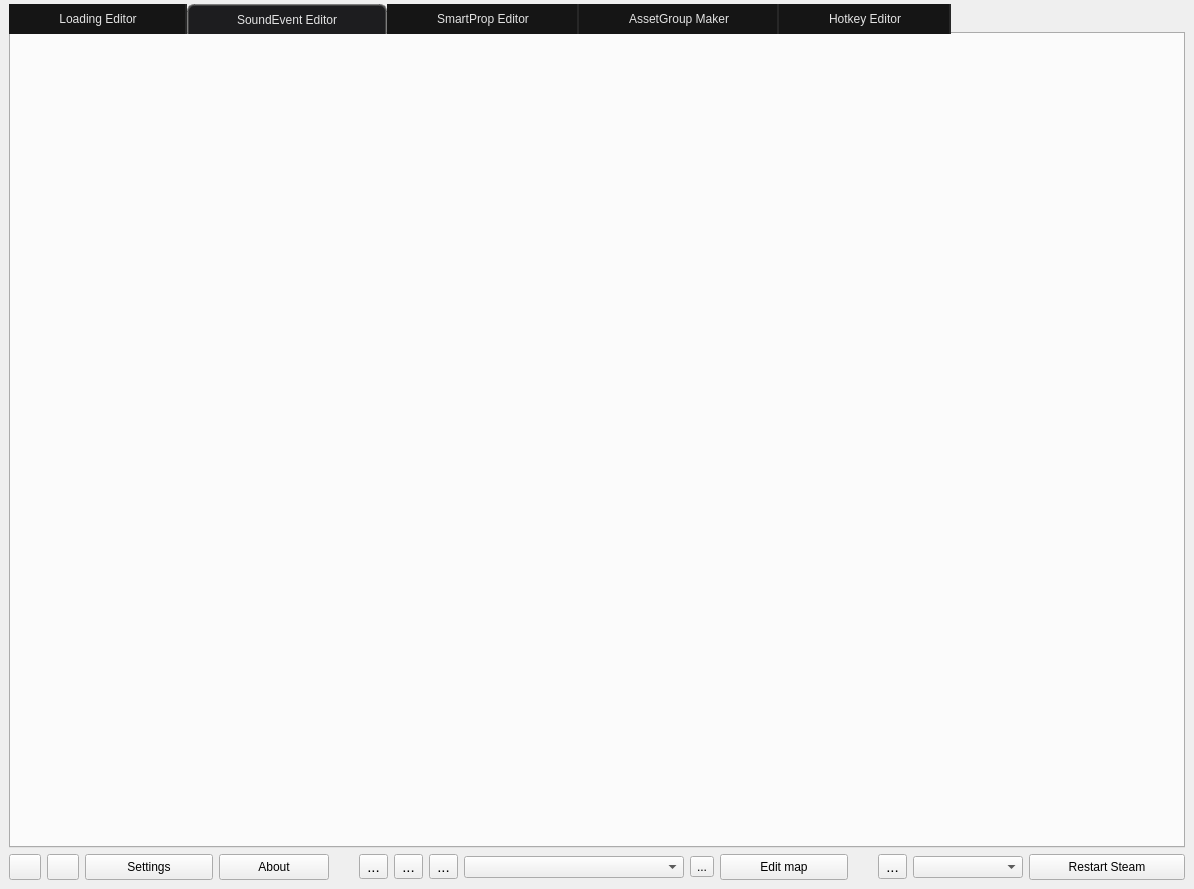
<?xml version="1.0" encoding="UTF-8"?>
<ui version="4.0">
 <class>MainWindow</class>
 <widget class="QMainWindow" name="MainWindow">
  <property name="geometry">
   <rect>
    <x>0</x>
    <y>0</y>
    <width>1194</width>
    <height>889</height>
   </rect>
  </property>
  <property name="windowTitle">
   <string>Hammer 5 Tools</string>
  </property>
  <property name="windowIcon">
   <iconset resource="resources.qrc">
    <normaloff>:/icons/appicon.ico</normaloff>:/icons/appicon.ico</iconset>
  </property>
  <property name="styleSheet">
   <string notr="true"/>
  </property>
  <property name="documentMode">
   <bool>false</bool>
  </property>
  <property name="dockOptions">
   <set>QMainWindow::DockOption::AllowTabbedDocks|QMainWindow::DockOption::AnimatedDocks</set>
  </property>
  <widget class="QWidget" name="centralwidget">
   <layout class="QVBoxLayout" name="verticalLayout">
    <property name="leftMargin">
     <number>9</number>
    </property>
    <property name="topMargin">
     <number>4</number>
    </property>
    <property name="rightMargin">
     <number>9</number>
    </property>
    <property name="bottomMargin">
     <number>9</number>
    </property>
    <item>
     <widget class="QTabWidget" name="MainWindowTools_tabs">
      <property name="enabled">
       <bool>true</bool>
      </property>
      <property name="minimumSize">
       <size>
        <width>0</width>
        <height>0</height>
       </size>
      </property>
      <property name="styleSheet">
       <string notr="true">background-color: #1d1d1f;
QTabWidget::pane {
    background-color: solid red;
    border-radius: 0px;
    border: 2px solid gray;
    border-color: #363639;
    background-color: #1d1d1f;
}
/* ========================================================== */
QTabBar::tab {
    background-color: #323232;
    color: #9A9F91;
    border-radius: 0px;
    border-top-right-radius: 0px;
    border-top-left-radius: 0px;
    padding: 4px;
    padding-left:48px;
    padding-right: 48px;

    border-top: 2px solid gray;
    border-bottom: 0px solid black;

    font: 700 10pt &quot;Segoe UI&quot;;
    border-left: 2px solid darkgray;
    border-top: 0px solid darkgray;
    border-color: #151515;
    border-right: 2px solid rgba(80, 80, 80, 80);



    color: #E3E3E3;
    background-color: #151515;

}
QTabBar::tab:selected {
    border-radius: 0px;
    border-top-right-radius: 7px;
    border-top-left-radius: 7px;

    border-top: 2px solid gray;
    border-left: 2px solid gray;
    border-right: 2px solid gray;
    border-bottom: 0px solid black;

    font: 700 10pt &quot;Segoe UI&quot;;
    border-color: rgba(80, 80, 80, 180);
    height:20px;
    color: #E3E3E3;
    background-color: #1d1d1f;
}</string>
      </property>
      <property name="currentIndex">
       <number>1</number>
      </property>
      <property name="tabsClosable">
       <bool>false</bool>
      </property>
      <widget class="QWidget" name="Loading_Editor_Tab">
       <attribute name="icon">
        <iconset resource="resources.qrc">
         <normaloff>:/icons/imagesmode_16dp_9D9D9D_FILL0_wght400_GRAD0_opsz20.svg</normaloff>:/icons/imagesmode_16dp_9D9D9D_FILL0_wght400_GRAD0_opsz20.svg</iconset>
       </attribute>
       <attribute name="title">
        <string>Loading Editor</string>
       </attribute>
       <layout class="QGridLayout" name="gridLayout_3"/>
      </widget>
      <widget class="QWidget" name="soundeditor_tab">
       <property name="enabled">
        <bool>true</bool>
       </property>
       <attribute name="icon">
        <iconset resource="resources.qrc">
         <normaloff>:/icons/volume_up.png</normaloff>:/icons/volume_up.png</iconset>
       </attribute>
       <attribute name="title">
        <string>SoundEvent Editor</string>
       </attribute>
       <layout class="QVBoxLayout" name="verticalLayout_5"/>
      </widget>
      <widget class="QWidget" name="smartpropeditor_tab">
       <attribute name="icon">
        <iconset resource="resources.qrc">
         <normaloff>:/icons/functions_24dp_9D9D9D_FILL0_wght400_GRAD0_opsz24.png</normaloff>:/icons/functions_24dp_9D9D9D_FILL0_wght400_GRAD0_opsz24.png</iconset>
       </attribute>
       <attribute name="title">
        <string>SmartProp Editor</string>
       </attribute>
       <layout class="QVBoxLayout" name="verticalLayout_4"/>
      </widget>
      <widget class="QWidget" name="BatchCreator_tab">
       <attribute name="icon">
        <iconset resource="resources.qrc">
         <normaloff>:/icons/dashboard_24dp_9D9D9D_FILL0_wght400_GRAD0_opsz24.png</normaloff>:/icons/dashboard_24dp_9D9D9D_FILL0_wght400_GRAD0_opsz24.png</iconset>
       </attribute>
       <attribute name="title">
        <string>AssetGroup Maker</string>
       </attribute>
       <layout class="QVBoxLayout" name="verticalLayout_2"/>
      </widget>
      <widget class="QWidget" name="hotkeyeditor_tab">
       <property name="enabled">
        <bool>true</bool>
       </property>
       <attribute name="icon">
        <iconset resource="resources.qrc">
         <normaloff>:/icons/keyboard.png</normaloff>:/icons/keyboard.png</iconset>
       </attribute>
       <attribute name="title">
        <string>Hotkey Editor</string>
       </attribute>
       <layout class="QVBoxLayout" name="verticalLayout_3"/>
      </widget>
     </widget>
    </item>
    <item>
     <layout class="QHBoxLayout" name="horizontalLayout_2">
      <item>
       <widget class="QPushButton" name="my_twitter_button">
        <property name="minimumSize">
         <size>
          <width>32</width>
          <height>0</height>
         </size>
        </property>
        <property name="maximumSize">
         <size>
          <width>32</width>
          <height>16777210</height>
         </size>
        </property>
        <property name="toolTip">
         <string>&lt;html&gt;&lt;head/&gt;&lt;body&gt;&lt;p&gt;Twitter&lt;/p&gt;&lt;/body&gt;&lt;/html&gt;</string>
        </property>
        <property name="styleSheet">
         <string notr="true">padding: 5px;</string>
        </property>
        <property name="text">
         <string/>
        </property>
        <property name="icon">
         <iconset resource="resources.qrc">
          <normaloff>:/social/icons/social/twitter.png</normaloff>:/social/icons/social/twitter.png</iconset>
        </property>
        <property name="iconSize">
         <size>
          <width>20</width>
          <height>20</height>
         </size>
        </property>
       </widget>
      </item>
      <item>
       <widget class="QPushButton" name="discord">
        <property name="minimumSize">
         <size>
          <width>32</width>
          <height>0</height>
         </size>
        </property>
        <property name="maximumSize">
         <size>
          <width>32</width>
          <height>16777210</height>
         </size>
        </property>
        <property name="toolTip">
         <string>&lt;html&gt;&lt;head/&gt;&lt;body&gt;&lt;p&gt;Discord server&lt;/p&gt;&lt;/body&gt;&lt;/html&gt;</string>
        </property>
        <property name="styleSheet">
         <string notr="true">padding: 5px;</string>
        </property>
        <property name="text">
         <string/>
        </property>
        <property name="icon">
         <iconset resource="resources.qrc">
          <normaloff>:/social/icons/social/discord.png</normaloff>:/social/icons/social/discord.png</iconset>
        </property>
        <property name="iconSize">
         <size>
          <width>20</width>
          <height>20</height>
         </size>
        </property>
       </widget>
      </item>
      <item>
       <widget class="QPushButton" name="preferences_button">
        <property name="minimumSize">
         <size>
          <width>128</width>
          <height>0</height>
         </size>
        </property>
        <property name="toolTip">
         <string/>
        </property>
        <property name="styleSheet">
         <string notr="true">padding: 5px;
font: 580 10pt &quot;Segoe UI&quot;;</string>
        </property>
        <property name="text">
         <string>Settings</string>
        </property>
        <property name="icon">
         <iconset resource="resources.qrc">
          <normaloff>:/icons/settings_16dp_9D9D9D_FILL0_wght400_GRAD0_opsz20.svg</normaloff>:/icons/settings_16dp_9D9D9D_FILL0_wght400_GRAD0_opsz20.svg</iconset>
        </property>
        <property name="iconSize">
         <size>
          <width>20</width>
          <height>20</height>
         </size>
        </property>
       </widget>
      </item>
      <item>
       <widget class="QPushButton" name="documentation_button">
        <property name="minimumSize">
         <size>
          <width>96</width>
          <height>0</height>
         </size>
        </property>
        <property name="toolTip">
         <string/>
        </property>
        <property name="styleSheet">
         <string notr="true">padding: 5px; 
font: 580 10pt &quot;Segoe UI&quot;;</string>
        </property>
        <property name="text">
         <string>About</string>
        </property>
        <property name="icon">
         <iconset resource="resources.qrc">
          <normaloff>:/icons/help_24dp_9D9D9D_FILL0_wght400_GRAD0_opsz24.svg</normaloff>:/icons/help_24dp_9D9D9D_FILL0_wght400_GRAD0_opsz24.svg</iconset>
        </property>
        <property name="iconSize">
         <size>
          <width>20</width>
          <height>20</height>
         </size>
        </property>
       </widget>
      </item>
      <item>
       <spacer name="horizontalSpacer_3">
        <property name="orientation">
         <enum>Qt::Orientation::Horizontal</enum>
        </property>
        <property name="sizeType">
         <enum>QSizePolicy::Policy::Fixed</enum>
        </property>
        <property name="sizeHint" stdset="0">
         <size>
          <width>24</width>
          <height>6</height>
         </size>
        </property>
       </spacer>
      </item>
      <item>
       <widget class="QToolButton" name="export_and_import_addon_button">
        <property name="font">
         <font>
          <pointsize>11</pointsize>
         </font>
        </property>
        <property name="toolTip">
         <string>&lt;html&gt;&lt;head/&gt;&lt;body&gt;&lt;p&gt;&lt;span style=&quot; font-size:12pt; font-weight:700;&quot;&gt;Archive addon&lt;/span&gt;&lt;/p&gt;&lt;p&gt;Create an archive on from game and content folders.&lt;/p&gt;&lt;/body&gt;&lt;/html&gt;</string>
        </property>
        <property name="text">
         <string>...</string>
        </property>
        <property name="icon">
         <iconset resource="resources.qrc">
          <normaloff>:/icons/publish_16dp_9D9D9D_FILL0_wght400_GRAD0_opsz20.svg</normaloff>:/icons/publish_16dp_9D9D9D_FILL0_wght400_GRAD0_opsz20.svg</iconset>
        </property>
        <property name="iconSize">
         <size>
          <width>20</width>
          <height>20</height>
         </size>
        </property>
       </widget>
      </item>
      <item>
       <widget class="QToolButton" name="delete_addon_button">
        <property name="font">
         <font>
          <pointsize>11</pointsize>
         </font>
        </property>
        <property name="toolTip">
         <string>&lt;html&gt;&lt;head/&gt;&lt;body&gt;&lt;p&gt;&lt;span style=&quot; font-size:12pt; font-weight:700;&quot;&gt;Delete addon&lt;/span&gt;&lt;/p&gt;&lt;p&gt;Deletes selected addon.&lt;/p&gt;&lt;/body&gt;&lt;/html&gt;</string>
        </property>
        <property name="text">
         <string>...</string>
        </property>
        <property name="icon">
         <iconset resource="resources.qrc">
          <normaloff>:/icons/delete_16dp_9D9D9D_FILL0_wght400_GRAD0_opsz20.svg</normaloff>:/icons/delete_16dp_9D9D9D_FILL0_wght400_GRAD0_opsz20.svg</iconset>
        </property>
        <property name="iconSize">
         <size>
          <width>20</width>
          <height>20</height>
         </size>
        </property>
       </widget>
      </item>
      <item>
       <widget class="QToolButton" name="create_new_addon_button">
        <property name="font">
         <font>
          <pointsize>11</pointsize>
         </font>
        </property>
        <property name="toolTip">
         <string>&lt;html&gt;&lt;head/&gt;&lt;body&gt;&lt;p&gt;&lt;span style=&quot; font-size:12pt; font-weight:700;&quot;&gt;Create addon&lt;/span&gt;&lt;/p&gt;&lt;p&gt;Quick create an addon with custom presets.&lt;/p&gt;&lt;/body&gt;&lt;/html&gt;</string>
        </property>
        <property name="text">
         <string>...</string>
        </property>
        <property name="icon">
         <iconset resource="resources.qrc">
          <normaloff>:/icons/post_add_16dp_9D9D9D_FILL0_wght400_GRAD0_opsz20.svg</normaloff>:/icons/post_add_16dp_9D9D9D_FILL0_wght400_GRAD0_opsz20.svg</iconset>
        </property>
        <property name="iconSize">
         <size>
          <width>20</width>
          <height>20</height>
         </size>
        </property>
       </widget>
      </item>
      <item>
       <widget class="QComboBox" name="ComboBoxSelectAddon">
        <property name="minimumSize">
         <size>
          <width>220</width>
          <height>0</height>
         </size>
        </property>
        <property name="toolTip">
         <string>&lt;html&gt;&lt;head/&gt;&lt;body&gt;&lt;p&gt;&lt;span style=&quot; font-size:11pt; font-weight:700;&quot;&gt;Addon selection&lt;/span&gt;&lt;/p&gt;&lt;p&gt;In the Addon selection, all tools apply changes to the addon selected in this section.&lt;/p&gt;&lt;/body&gt;&lt;/html&gt;</string>
        </property>
        <property name="styleSheet">
         <string notr="true">font: 700 10pt &quot;Segoe UI&quot;;</string>
        </property>
       </widget>
      </item>
      <item>
       <widget class="QToolButton" name="launch_settings">
        <property name="text">
         <string>...</string>
        </property>
        <property name="icon">
         <iconset resource="resources.qrc">
          <normaloff>:/icons/settings_16dp_9D9D9D_FILL0_wght400_GRAD0_opsz20.svg</normaloff>:/icons/settings_16dp_9D9D9D_FILL0_wght400_GRAD0_opsz20.svg</iconset>
        </property>
        <property name="iconSize">
         <size>
          <width>20</width>
          <height>20</height>
         </size>
        </property>
       </widget>
      </item>
      <item>
       <widget class="QPushButton" name="Launch_Addon_Button">
        <property name="enabled">
         <bool>true</bool>
        </property>
        <property name="minimumSize">
         <size>
          <width>128</width>
          <height>0</height>
         </size>
        </property>
        <property name="toolTip">
         <string>&lt;html&gt;&lt;head/&gt;&lt;body&gt;&lt;p&gt;&lt;span style=&quot; font-size:12pt; font-weight:700;&quot;&gt;Addon launch&lt;/span&gt;&lt;/p&gt;&lt;p&gt;Launches the current addon selected in the addon selection.&lt;/p&gt;&lt;/body&gt;&lt;/html&gt;</string>
        </property>
        <property name="styleSheet">
         <string notr="true">padding: 5px;
font: 700 10pt &quot;Segoe UI&quot;;</string>
        </property>
        <property name="text">
         <string>Edit map</string>
        </property>
        <property name="icon">
         <iconset resource="resources.qrc">
          <normaloff>:/icons/icons/hammer_icon.png</normaloff>:/icons/icons/hammer_icon.png</iconset>
        </property>
        <property name="iconSize">
         <size>
          <width>20</width>
          <height>20</height>
         </size>
        </property>
        <property name="checkable">
         <bool>false</bool>
        </property>
       </widget>
      </item>
      <item>
       <spacer name="horizontalSpacer">
        <property name="orientation">
         <enum>Qt::Orientation::Horizontal</enum>
        </property>
        <property name="sizeType">
         <enum>QSizePolicy::Policy::Fixed</enum>
        </property>
        <property name="sizeHint" stdset="0">
         <size>
          <width>24</width>
          <height>6</height>
         </size>
        </property>
       </spacer>
      </item>
      <item>
       <widget class="QToolButton" name="open_addons_folder_button">
        <property name="font">
         <font>
          <pointsize>11</pointsize>
         </font>
        </property>
        <property name="toolTip">
         <string>&lt;html&gt;&lt;head/&gt;&lt;body&gt;&lt;p&gt;&lt;span style=&quot; font-size:12pt; font-weight:700;&quot;&gt;Open Game/Content Addons folder&lt;/span&gt;&lt;/p&gt;&lt;p&gt;&lt;span style=&quot; font-size:9pt;&quot;&gt;Opens the game addons or content addons folder for the current addon selection. &lt;/span&gt;&lt;/p&gt;&lt;p&gt;&lt;span style=&quot; font-size:9pt;&quot;&gt;To choose the folder type to open, select a folder in the &lt;/span&gt;&lt;span style=&quot; font-size:9pt; font-style:italic;&quot;&gt;Addon Folder Selection&lt;/span&gt;&lt;span style=&quot; font-size:9pt;&quot;&gt;.&lt;/span&gt;&lt;/p&gt;&lt;/body&gt;&lt;/html&gt;</string>
        </property>
        <property name="text">
         <string>...</string>
        </property>
        <property name="icon">
         <iconset resource="resources.qrc">
          <normaloff>:/icons/folder_open.svg</normaloff>:/icons/folder_open.svg</iconset>
        </property>
       </widget>
      </item>
      <item>
       <widget class="QComboBox" name="open_addons_folder_downlist">
        <property name="sizePolicy">
         <sizepolicy hsizetype="Minimum" vsizetype="Fixed">
          <horstretch>0</horstretch>
          <verstretch>0</verstretch>
         </sizepolicy>
        </property>
        <property name="minimumSize">
         <size>
          <width>22</width>
          <height>0</height>
         </size>
        </property>
        <property name="toolTip">
         <string>&lt;html&gt;&lt;head/&gt;&lt;body&gt;&lt;p&gt;&lt;span style=&quot; font-size:12pt; font-weight:700;&quot;&gt;Addon Folder Selection&lt;/span&gt;&lt;/p&gt;&lt;p&gt;Used to choose the folder that should be oppened in the &lt;span style=&quot; font-style:italic;&quot;&gt;Open Game/Content Addons Folder.&lt;/span&gt;&lt;/p&gt;&lt;/body&gt;&lt;/html&gt;</string>
        </property>
        <property name="styleSheet">
         <string notr="true">font: 580 10pt &quot;Segoe UI&quot;;</string>
        </property>
        <property name="currentText">
         <string/>
        </property>
        <property name="placeholderText">
         <string>Open Folder</string>
        </property>
        <item>
         <property name="text">
          <string>Content</string>
         </property>
        </item>
        <item>
         <property name="text">
          <string>Game</string>
         </property>
        </item>
       </widget>
      </item>
      <item>
       <widget class="QPushButton" name="FixNoSteamLogon_Button">
        <property name="minimumSize">
         <size>
          <width>156</width>
          <height>0</height>
         </size>
        </property>
        <property name="toolTip">
         <string>&lt;html&gt;&lt;head/&gt;&lt;body&gt;&lt;p&gt;&lt;span style=&quot; font-size:12pt; font-weight:700;&quot;&gt;Fix No Steam Logon&lt;/span&gt;&lt;/p&gt;&lt;p&gt;This script restarts Steam and launches the current addon.&lt;/p&gt;&lt;/body&gt;&lt;/html&gt;</string>
        </property>
        <property name="styleSheet">
         <string notr="true">padding: 5px;
font: 580 10pt &quot;Segoe UI&quot;;</string>
        </property>
        <property name="text">
         <string>Restart Steam</string>
        </property>
        <property name="icon">
         <iconset resource="resources.qrc">
          <normaloff>:/icons/bolt_24dp_9D9D9D_FILL0_wght400_GRAD0_opsz24.svg</normaloff>:/icons/bolt_24dp_9D9D9D_FILL0_wght400_GRAD0_opsz24.svg</iconset>
        </property>
        <property name="iconSize">
         <size>
          <width>20</width>
          <height>20</height>
         </size>
        </property>
       </widget>
      </item>
     </layout>
    </item>
   </layout>
  </widget>
 </widget>
 <resources>
  <include location="resources.qrc"/>
 </resources>
 <connections/>
</ui>
